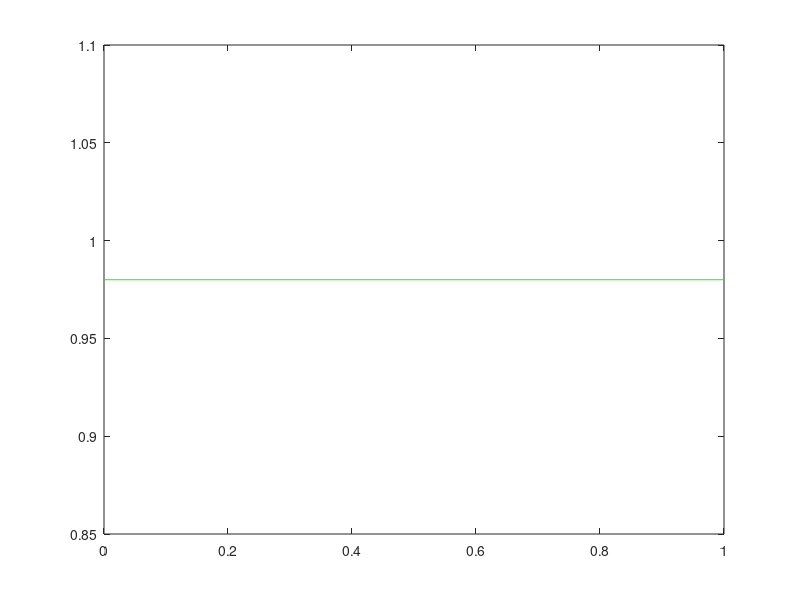

Write the MATLAB code that produced this figure. (Note: this script raises an error after producing the figure.)
function add2_1()
expCount = 10000;
n = 0;
p = 0;

prob = 0.32;

alpha = 0.02;
probToReach = 1 - alpha;

mu = prob;
epsilon = 0.08;

figure;
while(p < probToReach)
    n = n + 1;
    plot([n-1 n],[probToReach probToReach],'g');
    hold on;
    k = 0;
    for i = 1:expCount
        X = UMersenneTwisterRNG(n) < mu;
        if(abs(mean(X) - mu) < epsilon)
            k = k + 1;
        end
    end
        p = k / expCount;
        stem(n,p);
        drawnow;
end

n
%183
end